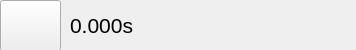
<?xml version="1.0" encoding="UTF-8"?>
<ui version="4.0">
 <class>audioMessage</class>
 <widget class="QWidget" name="audioMessage">
  <property name="geometry">
   <rect>
    <x>0</x>
    <y>0</y>
    <width>356</width>
    <height>50</height>
   </rect>
  </property>
  <property name="windowTitle">
   <string>Form</string>
  </property>
  <widget class="QPushButton" name="pushButton">
   <property name="geometry">
    <rect>
     <x>0</x>
     <y>0</y>
     <width>61</width>
     <height>51</height>
    </rect>
   </property>
   <property name="styleSheet">
    <string notr="true"/>
   </property>
   <property name="text">
    <string/>
   </property>
  </widget>
  <widget class="QLabel" name="label">
   <property name="geometry">
    <rect>
     <x>70</x>
     <y>10</y>
     <width>131</width>
     <height>31</height>
    </rect>
   </property>
   <property name="font">
    <font>
     <pointsize>16</pointsize>
    </font>
   </property>
   <property name="text">
    <string>0.000s</string>
   </property>
  </widget>
 </widget>
 <resources/>
 <connections/>
</ui>
